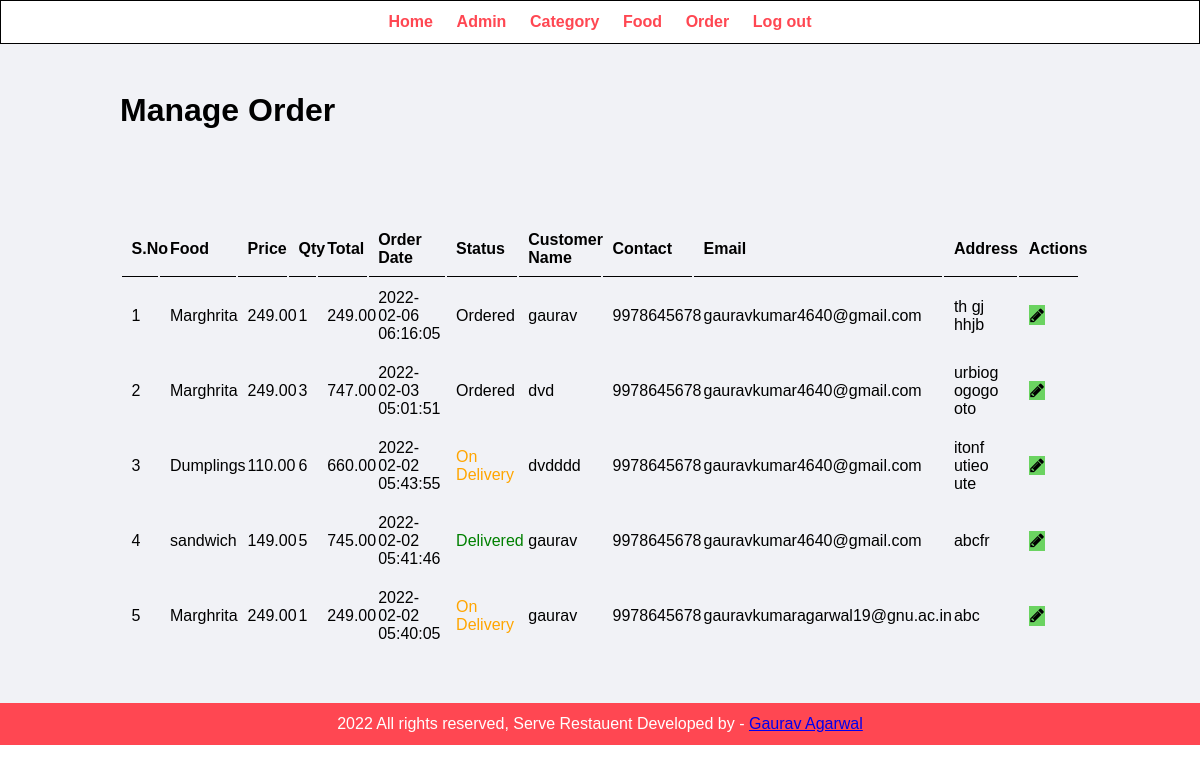
Screenshot of /admin/manage_order.php with the database file from the repository.
### tables this page shows
CREATE TABLE `tbl_order` (
  `id` int(10) UNSIGNED NOT NULL,
  `food` varchar(100) NOT NULL,
  `price` decimal(10,2) NOT NULL,
  `qty` int(11) NOT NULL,
  `total` decimal(10,2) NOT NULL,
  `order_date` datetime NOT NULL,
  `status` varchar(50) NOT NULL,
  `customer_name` varchar(100) NOT NULL,
  `customer_contact` varchar(20) NOT NULL,
  `customer_email` varchar(150) NOT NULL,
  `customer_address` varchar(255) NOT NULL
);

### admin/manage_order.php (the view, shortened to what this page needs)
<?php
include('partials/menu.php');
?>
<div class="main-content">
    <div class="wrapper">
    <h1>Manage Order</h1>
   <br><br><br>
<br><br>
<table class="tbl-full">
        <tr>
                <th>S.No</th>
                <th>Food</th>
                <th>Price</th>
                <th>Qty</th>
                <th>Total</th>
                <th>Order Date</th>
                <th>Status</th>
                <th>Customer Name</th>
                <th>Contact</th>
                <th>Email</th>
                <th>Address</th>
                <th>Actions</th>
        </tr>
        <?php
        $sql="SELECT * FROM tbl_order ORDER BY id DESC";
        $res=mysqli_query($conn,$sql);
        $sn=1;
        $count=mysqli_num_rows($res);
        if($count>0){
                while($row=mysqli_fetch_assoc($res)){
                        $id=$row['id'];
                        $food=$row['food'];
                        $price=$row['price'];
                        $qty=$row['qty'];
                        $total=$row['total'];
                        $order_date=$row['order_date'];
                        $status=$row['status'];
                        $customer_name=$row['customer_name'];
                        $customer_contact=$row['customer_contact'];
                        $customer_email=$row['customer_email'];
                        $customer_address=$row['customer_address'];
                        ?>
        <tr>
                <td><?php echo $sn++;?></td>
                <td><?php echo $food;?></td>
                <td><?php echo $price;?></td>
                <td><?php echo $qty;?></td>
                <td><?php echo $total?></td>
                <td><?php echo $order_date;?></td>
                <td><?php
                        if($status=="Ordered"){
                                echo "<label>$status</label>";
                        }
                        elseif($status=="On Delivery"){
                                echo"<label style='color:orange;'>$status</label>";
                        }
                        elseif($status=="Delivered"){
                                echo"<label style='color:green;'>$status</label>";
                        }
                        elseif($status=="Cancelled"){
                                echo"<label style='color:red;'>$status</label>";
                        }
                        ?>
                 </td>
                <td><?php echo $customer_name;?></td>
                <td><?php echo $customer_contact;?></td>
                <td><?php echo $customer_email;?></td>
                <td><?php echo $customer_address;?></td>
                <td>
                       <a href="<?php echo SITEURL;?>admin/update-order.php?id=<?php echo $id; ?>" class="btn-secondary"><i class="fa fa-pencil" aria-hidden="true"></i></a>
                </td>
        </tr>
                        <?php
                }
        }
        else{
                echo" <tr><td colspan='12>' <div class='error'>Order not available</div></td></tr>";
        }
        ?>
</table>
</div>
</div>
<?php
include('partials/footer.php');
?>

### css/admin.css (style rules this page uses)
* { margin: 0; padding: 0; font-family: Arial, Helvetica, sans-serif; }
.wrapper { padding: 1%; width: 80%; margin: 0 auto; }
.main-content { background-color: #f1f2f6; padding: 3% 0; }
.tbl-full { width: 100%; }
table tr th { border-bottom:1px solid black; padding: 1%; text-align: left; }
table tr td { padding: 1%; }
.btn-secondary { background-color: rgb(107, 211, 97); padding: 1%; color: black; text-decoration: none; font-weight: bold; border:1px solid rgb(107, 211, 97); }

### rows the page displays
tbl_order: food "Marghrita", price "249.00", qty "1", total "249.00", order_date "2022-02-06 06:16:05", status "Ordered", customer_name "gaurav", customer_contact "9978645678", customer_email "gauravkumar4640@gmail.com", customer_address "th gj hhjb"
tbl_order: food "Marghrita", price "249.00", qty "3", total "747.00", order_date "2022-02-03 05:01:51", status "Ordered", customer_name "dvd", customer_contact "9978645678", customer_email "gauravkumar4640@gmail.com", customer_address "urbiog ogogo oto"
tbl_order: food "Dumplings", price "110.00", qty "6", total "660.00", order_date "2022-02-02 05:43:55", status "On Delivery", customer_name "dvdddd", customer_contact "9978645678", customer_email "gauravkumar4640@gmail.com", customer_address "itonf utieo ute"
tbl_order: food "sandwich", price "149.00", qty "5", total "745.00", order_date "2022-02-02 05:41:46", status "Delivered", customer_name "gaurav", customer_contact "9978645678", customer_email "gauravkumar4640@gmail.com", customer_address "abcfr"
tbl_order: food "Marghrita", price "249.00", qty "1", total "249.00", order_date "2022-02-02 05:40:05", status "On Delivery", customer_name "gaurav", customer_contact "9978645678", customer_email "gauravkumaragarwal19@gnu.ac.in", customer_address "abc"
